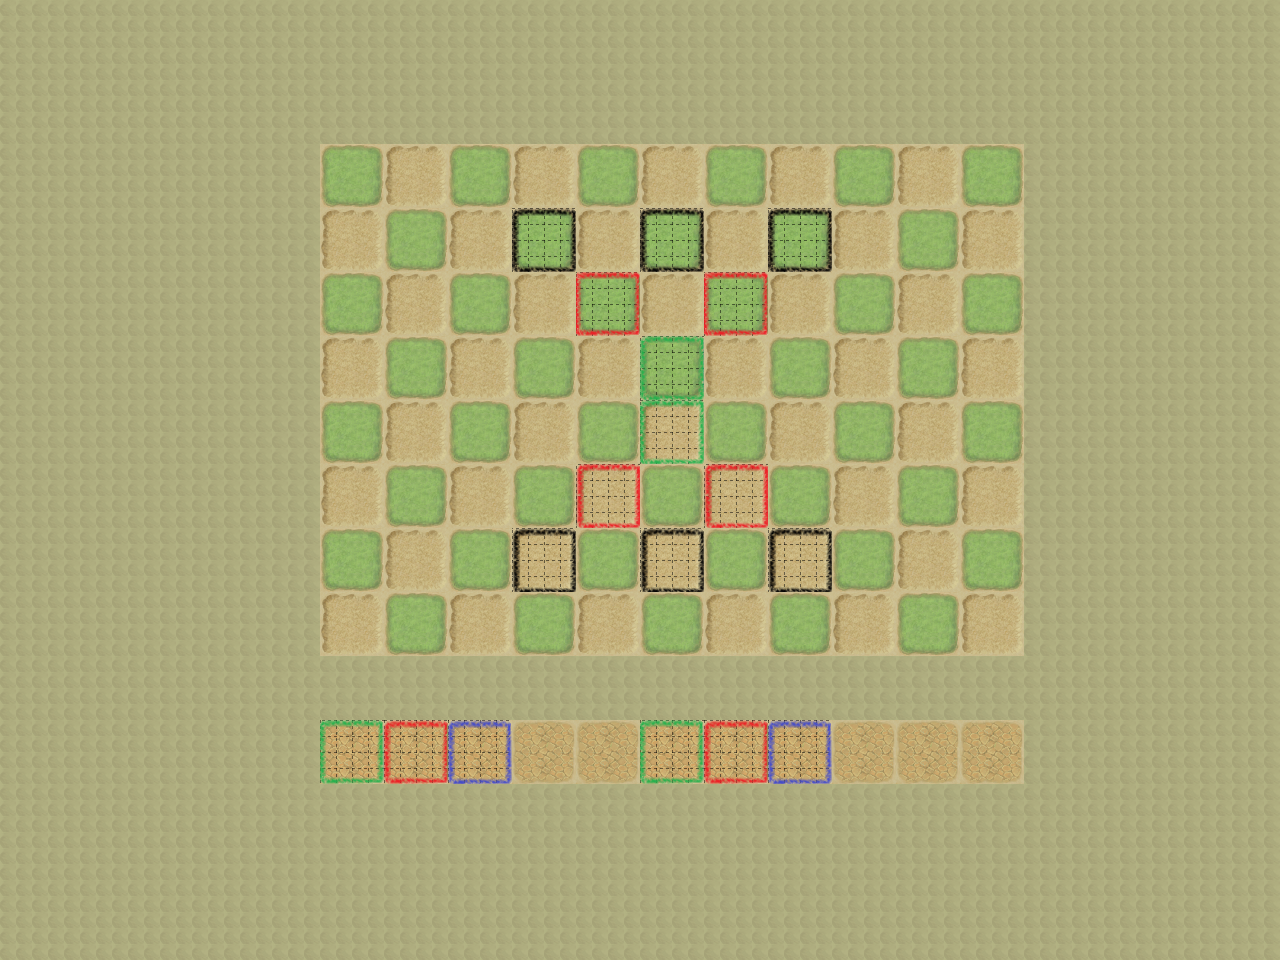

This is a level from a 2D game, rendered from its Tiled map with the project's own tilesets. A one-line summary and the map file follow, with tile-layer data summarised:
An orthogonal 80x60 tile map with 16x16 px tiles, 4 tile layers (background, fight, prepare, special), 2 tilesets.

<map version="1.5" tiledversion="1.6.0" orientation="orthogonal" renderorder="right-down" width="80" height="60" tilewidth="16" tileheight="16" infinite="0" nextlayerid="6" nextobjectid="1">
 <tileset firstgid="1" source="blocks.tsx" />
 <tileset firstgid="769" source="special.tsx" />
 <layer id="2" name="background" width="80" height="60" locked="1" opacity="0.74">
  <data>[4800 cells, 4800 non-empty, 1 distinct tile ids]</data>
 </layer>
 <layer id="1" name="fight" width="80" height="60" locked="1" opacity="0.88">
  <data>[4800 cells, 1408 non-empty, 32 distinct tile ids]</data>
 </layer>
 <layer id="3" name="prepare" width="80" height="60" locked="1" opacity="0.83">
  <data>[4800 cells, 176 non-empty, 16 distinct tile ids]</data>
 </layer>
 <layer id="5" name="special" width="80" height="60">
  <data>[4800 cells, 288 non-empty, 144 distinct tile ids]</data>
 </layer>
</map>